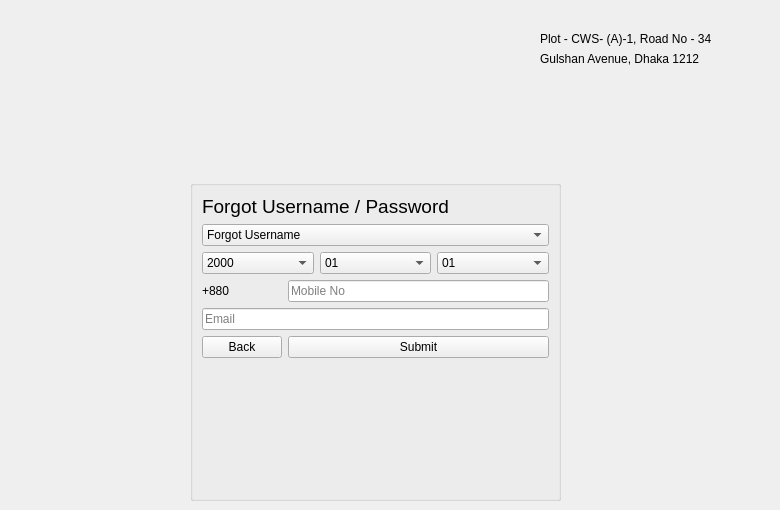
    <widget class="QWidget" name="forget_page">
     <widget class="QLabel" name="login_address_label1_2">
      <property name="geometry">
       <rect>
        <x>540</x>
        <y>30</y>
        <width>231</width>
        <height>17</height>
       </rect>
      </property>
      <property name="text">
       <string>Plot - CWS- (A)-1, Road No - 34 </string>
      </property>
     </widget>
     <widget class="QLabel" name="login_bank_logo_2">
      <property name="geometry">
       <rect>
        <x>20</x>
        <y>20</y>
        <width>181</width>
        <height>51</height>
       </rect>
      </property>
      <property name="text">
       <string/>
      </property>
      <property name="pixmap">
       <pixmap resource="resources.qrc">:/image/images/logo.jpeg</pixmap>
      </property>
     </widget>
     <widget class="QLabel" name="login_support_logo_2">
      <property name="geometry">
       <rect>
        <x>320</x>
        <y>20</y>
        <width>51</width>
        <height>51</height>
       </rect>
      </property>
      <property name="text">
       <string/>
      </property>
      <property name="pixmap">
       <pixmap resource="resources.qrc">:/image/images/support_icon.jpeg</pixmap>
      </property>
      <property name="scaledContents">
       <bool>true</bool>
      </property>
     </widget>
     <widget class="QLabel" name="login_support_number_2">
      <property name="geometry">
       <rect>
        <x>370</x>
        <y>20</y>
        <width>81</width>
        <height>51</height>
       </rect>
      </property>
      <property name="text">
       <string/>
      </property>
     </widget>
     <widget class="QLabel" name="login_address_label2_2">
      <property name="geometry">
       <rect>
        <x>540</x>
        <y>50</y>
        <width>231</width>
        <height>17</height>
       </rect>
      </property>
      <property name="text">
       <string>Gulshan Avenue, Dhaka 1212</string>
      </property>
     </widget>
     <widget class="QGroupBox" name="forget_container">
      <property name="geometry">
       <rect>
        <x>190</x>
        <y>180</y>
        <width>371</width>
        <height>321</height>
       </rect>
      </property>
      <property name="title">
       <string/>
      </property>
      <layout class="QFormLayout" name="formLayout">
       <item row="0" column="0" colspan="2">
        <widget class="QLabel" name="forget_label">
         <property name="font">
          <font>
           <pointsize>14</pointsize>
          </font>
         </property>
         <property name="text">
          <string>Forgot Username / Password</string>
         </property>
        </widget>
       </item>
       <item row="2" column="0" colspan="2">
        <widget class="QComboBox" name="forget_select_type">
         <property name="enabled">
          <bool>true</bool>
         </property>
         <property name="font">
          <font>
           <bold>false</bold>
          </font>
         </property>
         <property name="mouseTracking">
          <bool>false</bool>
         </property>
         <property name="focusPolicy">
          <enum>Qt::WheelFocus</enum>
         </property>
         <property name="contextMenuPolicy">
          <enum>Qt::DefaultContextMenu</enum>
         </property>
         <property name="autoFillBackground">
          <bool>false</bool>
         </property>
         <item>
          <property name="text">
           <string>Forgot Username</string>
          </property>
         </item>
         <item>
          <property name="text">
           <string>Forgot Password</string>
          </property>
         </item>
         <item>
          <property name="text">
           <string>Forget Both Username and Password</string>
          </property>
         </item>
        </widget>
       </item>
       <item row="4" column="0" colspan="2">
        <layout class="QHBoxLayout" name="horizontalLayout">
         <item>
          <widget class="QComboBox" name="forget_birth_year">
           <property name="enabled">
            <bool>true</bool>
           </property>
           <property name="font">
            <font>
             <bold>false</bold>
            </font>
           </property>
           <property name="mouseTracking">
            <bool>false</bool>
           </property>
           <property name="focusPolicy">
            <enum>Qt::WheelFocus</enum>
           </property>
           <property name="contextMenuPolicy">
            <enum>Qt::DefaultContextMenu</enum>
           </property>
           <property name="autoFillBackground">
            <bool>false</bool>
           </property>
           <item>
            <property name="text">
             <string>2000</string>
            </property>
           </item>
           <item>
            <property name="text">
             <string>2001</string>
            </property>
           </item>
           <item>
            <property name="text">
             <string>2002</string>
            </property>
           </item>
           <item>
            <property name="text">
             <string>2003</string>
            </property>
           </item>
           <item>
            <property name="text">
             <string>2004</string>
            </property>
           </item>
           <item>
            <property name="text">
             <string>2005</string>
            </property>
           </item>
          </widget>
         </item>
         <item>
          <widget class="QComboBox" name="forget_birth_month">
           <property name="enabled">
            <bool>true</bool>
           </property>
           <property name="font">
            <font>
             <bold>false</bold>
            </font>
           </property>
           <property name="mouseTracking">
            <bool>false</bool>
           </property>
           <property name="focusPolicy">
            <enum>Qt::WheelFocus</enum>
           </property>
           <property name="contextMenuPolicy">
            <enum>Qt::DefaultContextMenu</enum>
           </property>
           <property name="autoFillBackground">
            <bool>false</bool>
           </property>
           <item>
            <property name="text">
             <string>01</string>
            </property>
           </item>
           <item>
            <property name="text">
             <string>02</string>
            </property>
           </item>
           <item>
            <property name="text">
             <string>03</string>
            </property>
           </item>
           <item>
            <property name="text">
             <string>04</string>
            </property>
           </item>
           <item>
            <property name="text">
             <string>05</string>
            </property>
           </item>
           <item>
            <property name="text">
             <string>06</string>
            </property>
           </item>
           <item>
            <property name="text">
             <string>07</string>
            </property>
           </item>
           <item>
            <property name="text">
             <string>08</string>
            </property>
           </item>
           <item>
            <property name="text">
             <string>09</string>
            </property>
           </item>
           <item>
            <property name="text">
             <string>10</string>
            </property>
           </item>
           <item>
            <property name="text">
             <string>11</string>
            </property>
           </item>
           <item>
            <property name="text">
             <string>12</string>
            </property>
           </item>
          </widget>
         </item>
         <item>
          <widget class="QComboBox" name="forget_birth_day">
           <property name="enabled">
            <bool>true</bool>
           </property>
           <property name="font">
            <font>
             <bold>false</bold>
            </font>
           </property>
           <property name="mouseTracking">
            <bool>false</bool>
           </property>
           <property name="focusPolicy">
            <enum>Qt::WheelFocus</enum>
           </property>
           <property name="contextMenuPolicy">
            <enum>Qt::DefaultContextMenu</enum>
           </property>
           <property name="autoFillBackground">
            <bool>false</bool>
           </property>
           <item>
            <property name="text">
             <string>01</string>
            </property>
           </item>
           <item>
            <property name="text">
             <string>02</string>
            </property>
           </item>
           <item>
            <property name="text">
             <string>03</string>
            </property>
           </item>
           <item>
            <property name="text">
             <string>04</string>
            </property>
           </item>
           <item>
            <property name="text">
             <string>05</string>
            </property>
           </item>
           <item>
            <property name="text">
             <string>06</string>
            </property>
           </item>
           <item>
            <property name="text">
             <string>07</string>
            </property>
           </item>
           <item>
            <property name="text">
             <string>08</string>
            </property>
           </item>
           <item>
            <property name="text">
             <string>09</string>
            </property>
           </item>
           <item>
            <property name="text">
             <string>10</string>
            </property>
           </item>
           <item>
            <property name="text">
             <string>11</string>
            </property>
           </item>
           <item>
            <property name="text">
             <string>12</string>
            </property>
           </item>
           <item>
            <property name="text">
             <string>13</string>
            </property>
           </item>
           <item>
            <property name="text">
             <string>14</string>
            </property>
           </item>
           <item>
            <property name="text">
             <string>15</string>
            </property>
           </item>
           <item>
            <property name="text">
             <string>16</string>
            </property>
           </item>
           <item>
            <property name="text">
             <string>17</string>
            </property>
           </item>
           <item>
            <property name="text">
             <string>18</string>
            </property>
           </item>
           <item>
            <property name="text">
             <string>19</string>
            </property>
           </item>
           <item>
            <property name="text">
             <string>20</string>
            </property>
           </item>
           <item>
            <property name="text">
             <string>21</string>
            </property>
           </item>
           <item>
            <property name="text">
             <string>22</string>
            </property>
           </item>
           <item>
            <property name="text">
             <string>23</string>
            </property>
           </item>
           <item>
            <property name="text">
             <string>24</string>
            </property>
           </item>
           <item>
            <property name="text">
             <string>25</string>
            </property>
           </item>
           <item>
            <property name="text">
             <string>26</string>
            </property>
           </item>
           <item>
            <property name="text">
             <string>27</string>
            </property>
           </item>
           <item>
            <property name="text">
             <string>28</string>
            </property>
           </item>
           <item>
            <property name="text">
             <string>29</string>
            </property>
           </item>
           <item>
            <property name="text">
             <string>30</string>
            </property>
           </item>
           <item>
            <property name="text">
             <string>31</string>
            </property>
           </item>
          </widget>
         </item>
        </layout>
       </item>
       <item row="6" column="0">
        <widget class="QLabel" name="forget_mobile_code">
         <property name="text">
          <string>+880</string>
         </property>
        </widget>
       </item>
       <item row="6" column="1">
        <widget class="QLineEdit" name="forget_mobile_no_input">
         <property name="placeholderText">
          <string>Mobile No</string>
         </property>
        </widget>
       </item>
       <item row="8" column="0" colspan="2">
        <widget class="QLineEdit" name="forget_email_input">
         <property name="placeholderText">
          <string>Email</string>
         </property>
        </widget>
       </item>
       <item row="10" column="0">
        <widget class="QPushButton" name="forget_back_button">
         <property name="sizePolicy">
          <sizepolicy hsizetype="Minimum" vsizetype="Fixed">
           <horstretch>0</horstretch>
           <verstretch>0</verstretch>
          </sizepolicy>
         </property>
         <property name="sizeIncrement">
          <size>
           <width>0</width>
           <height>0</height>
          </size>
         </property>
         <property name="text">
          <string>Back</string>
         </property>
        </widget>
       </item>
       <item row="10" column="1">
        <widget class="QPushButton" name="forget_submit_button">
         <property name="sizePolicy">
          <sizepolicy hsizetype="Ignored" vsizetype="Fixed">
           <horstretch>0</horstretch>
           <verstretch>0</verstretch>
          </sizepolicy>
         </property>
         <property name="sizeIncrement">
          <size>
           <width>0</width>
           <height>0</height>
          </size>
         </property>
         <property name="text">
          <string>Submit</string>
         </property>
        </widget>
       </item>
      </layout>
     </widget>
    </widget>
